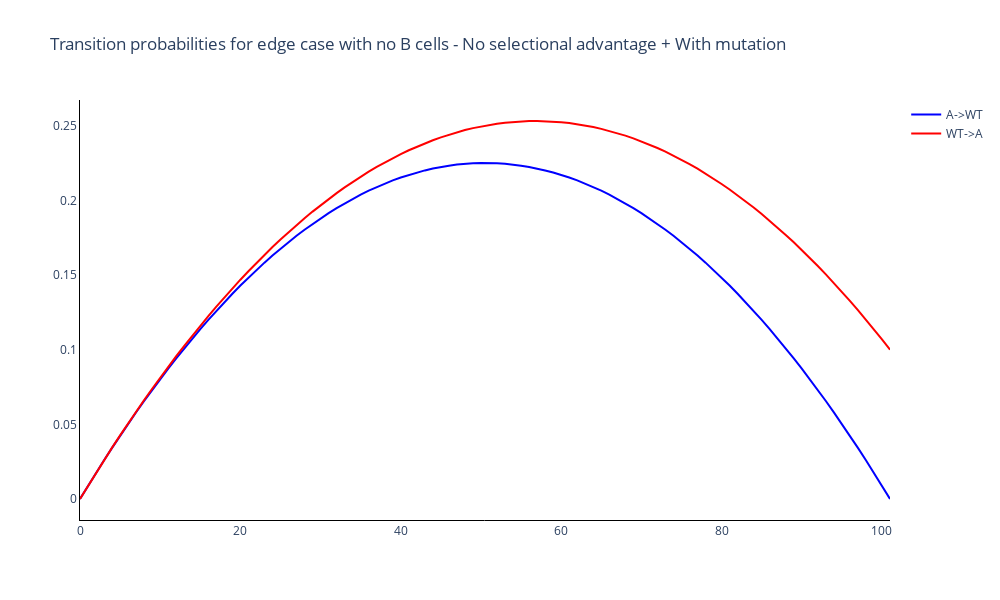

The code cell stored with this chart in its notebook:
### Code cell
# Trace names - represent the transition probabilities used for the simulation
trace_name = ['A->WT', 'WT->A']

fig = go.Figure()

# Add traces of the transition probabilities
for c in range(trans_prob.shape[1]):
    fig.add_trace(
        go.Scatter(
            y=trans_prob[:, c],
            x=list(range(sep_algo.N+1)),
            mode='lines',
            name=trace_name[c],
            line_color=colours[c]
        )
    )

fig.update_layout(
    title='Transition probabilities for edge case with no B cells - No selective advantage + With mutation',
    width=1000, 
    height=600,
    plot_bgcolor='white',
    xaxis=dict(linecolor='black'),
    yaxis=dict(linecolor='black'),
    )
